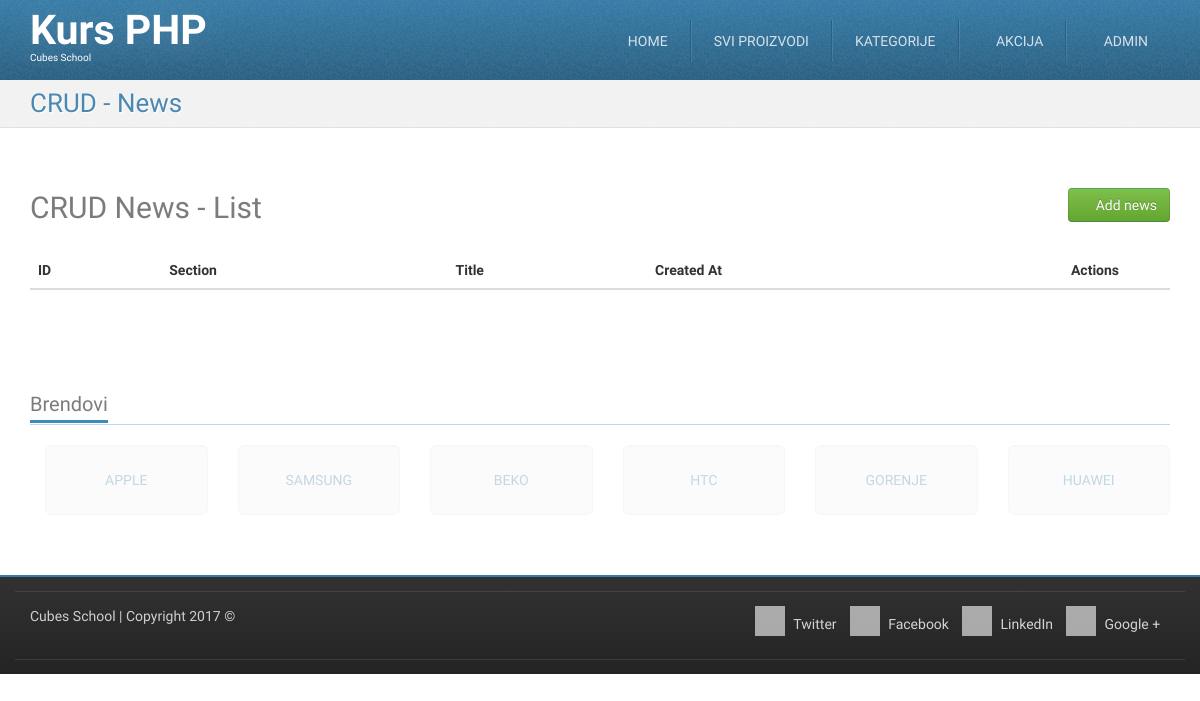
/crud-news-list.php (signed in), run on an earlier commit of the app's database.
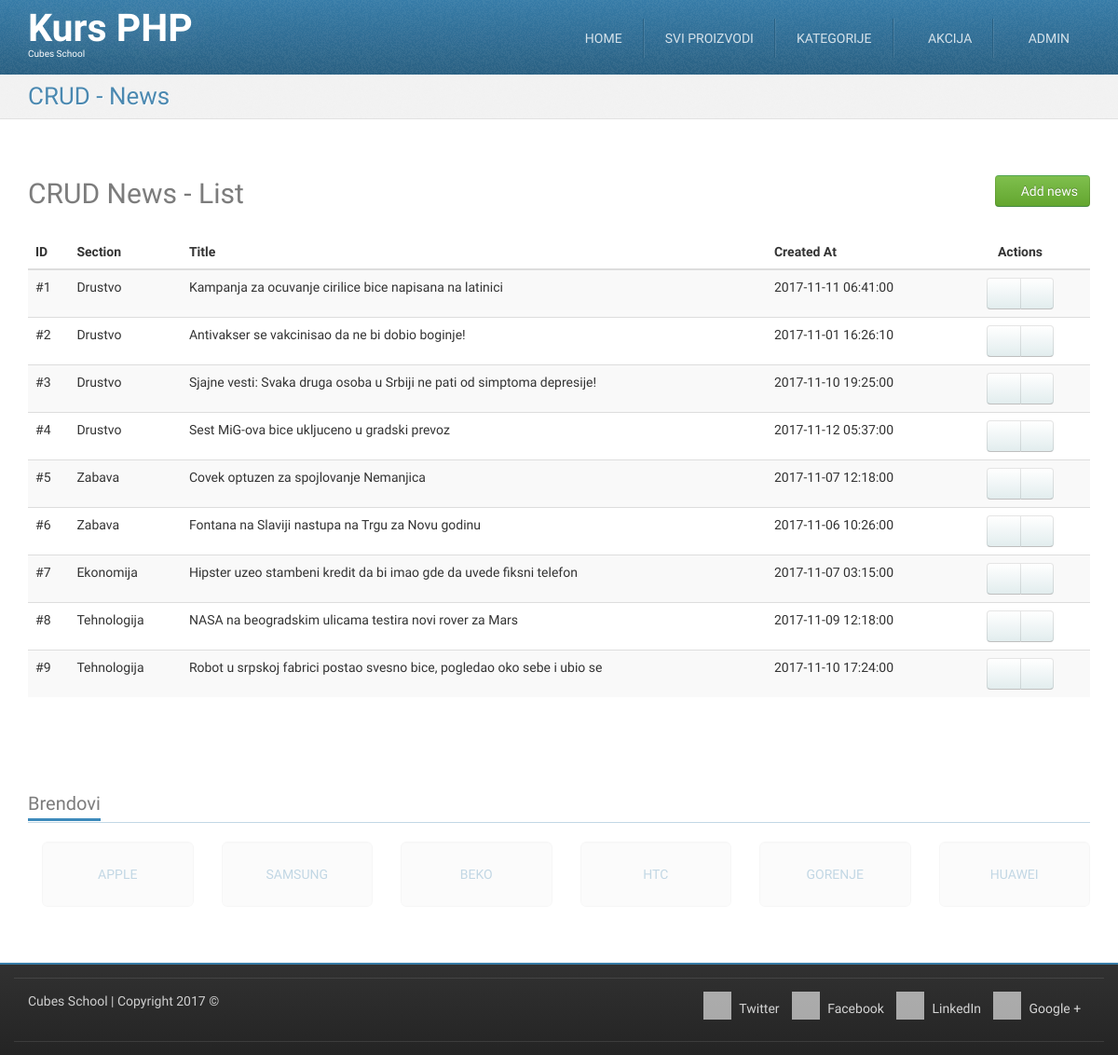
And on a later commit of the database.
### tables this page shows
CREATE TABLE `news` (
  `id` int(11) NOT NULL,
  `section_id` int(11) NOT NULL,
  `title` varchar(255) NOT NULL,
  `description` text,
  `content` longtext,
  `created_at` datetime DEFAULT NULL
);

CREATE TABLE `sections` (
  `id` int(11) NOT NULL,
  `title` varchar(255) NOT NULL
);

### crud-news-list.php (called while the page is built, shortened)
<?php
require_once __DIR__ . '/models/m_news.php';
$allNews = newsFetchAll();
require_once __DIR__ . '/views/layout/header.php';
require_once __DIR__ . '/views/templates/t_crud-news-list.php';
require_once __DIR__ . '/views/layout/footer.php';

### models/m_news.php (called while the page is built, shortened)
<?php
require_once __DIR__ . '/m_database.php';
function newsFetchAll() {
	$query = "SELECT "
                . "`news`.*, `sections`.`title` AS section_title "
                . "FROM `news` "
                . "LEFT JOIN `sections` ON `news`.`section_id` = `sections`.`id`";
	return dbFetchAll($query);
}

### models/m_database.php (called while the page is built, shortened)
<?php
function dbGetLink() {
        static $link;
        if (!isset($link)) {
            $link = mysqli_connect('127.0.0.1', 'root', '', 'cubesphp');
        }
	return $link;
}
function dbQuery($query) {
	$link = dbGetLink();
	$result = mysqli_query($link, $query);
	return $result;
}
function dbFetchAll($query) {
	$result = dbQuery($query);
	return mysqli_fetch_all($result, MYSQLI_ASSOC);
}

### views/templates/t_crud-news-list.php (the view)
<div id="highlighted">
	<div class="container">
		<div class="header">
			<h2 class="page-title">
				<span>CRUD - News</span>
			</h2>
		</div>
	</div>
</div>
<div id="content">
	<div class="container portfolio">
		<div class="row">
			<div class="col-md-12">
				<h2>
					CRUD News - List
                                                      <a href="/crud-news-insert.php" class="pull-right btn btn-success">
						<i class="fa fa-plus-circle"></i>
						Add news
					</a>
				</h2>
			</div>
		</div>
		<div class="row">
			<div class="col-md-12">
				<table class="table table-striped table-hover">
					<thead>
						<tr>
							<th>ID</th>
							<th>Section</th>
							<th>Title</th>
							<th>Created At</th>
							<th class="actions text-center">Actions</th>
						</tr>
					</thead>
					<tbody>
						<?php foreach ($allNews as $oneNews) {?>
						<tr>
							<td>
								#<?php echo htmlspecialchars($oneNews['id']);?>
							</td>
							<td>
								<?php echo htmlspecialchars($oneNews['section_title']);?>
							</td>
							<td>
								<?php echo htmlspecialchars($oneNews['title']);?>
							</td>
							<td>
								<?php echo htmlspecialchars($oneNews['created_at']);?>
							</td>
							<td class="text-center">
								<div class="btn-group">
                                                                                  <a href="/crud-news-edit.php?id=<?php echo htmlspecialchars($oneNews['id']);?>" class="btn btn-default"><i class="fa fa-pencil"></i></a>
                                                                                  <a href="/crud-news-delete.php?id=<?php echo htmlspecialchars($oneNews['id']);?>" class="btn btn-default"><i class="fa fa-trash"></i></a>
								</div>
							</td>
						</tr>
						<?php }?>
					</tbody>
				</table>
			</div>
		</div>
	</div>
</div>

What changed in the data, as far as the page shows it:
added news: id "1", section.title "Drustvo", title "Kampanja za ocuvanje cirilice bice napisana na latinici", created_at "2017-11-11 06:41:00"
added news: id "2", section.title "Drustvo", title "Antivakser se vakcinisao da ne bi dobio boginje!", created_at "2017-11-01 16:26:10"
added news: id "3", section.title "Drustvo", title "Sjajne vesti: Svaka druga osoba u Srbiji ne pati od simptoma depresije!", created_at "2017-11-10 19:25:00"
added news: id "4", section.title "Drustvo", title "Sest MiG-ova bice ukljuceno u gradski prevoz", created_at "2017-11-12 05:37:00"
added news: id "5", section.title "Zabava", title "Covek optuzen za spojlovanje Nemanjica", created_at "2017-11-07 12:18:00"
added news: id "6", section.title "Zabava", title "Fontana na Slaviji nastupa na Trgu za Novu godinu", created_at "2017-11-06 10:26:00"
added news: id "7", section.title "Ekonomija", title "Hipster uzeo stambeni kredit da bi imao gde da uvede fiksni telefon", created_at "2017-11-07 03:15:00"
added news: id "8", section.title "Tehnologija", title "NASA na beogradskim ulicama testira novi rover za Mars", created_at "2017-11-09 12:18:00"
added news: id "9", section.title "Tehnologija", title "Robot u srpskoj fabrici postao svesno bice, pogledao oko sebe i ubio se", created_at "2017-11-10 17:24:00"
